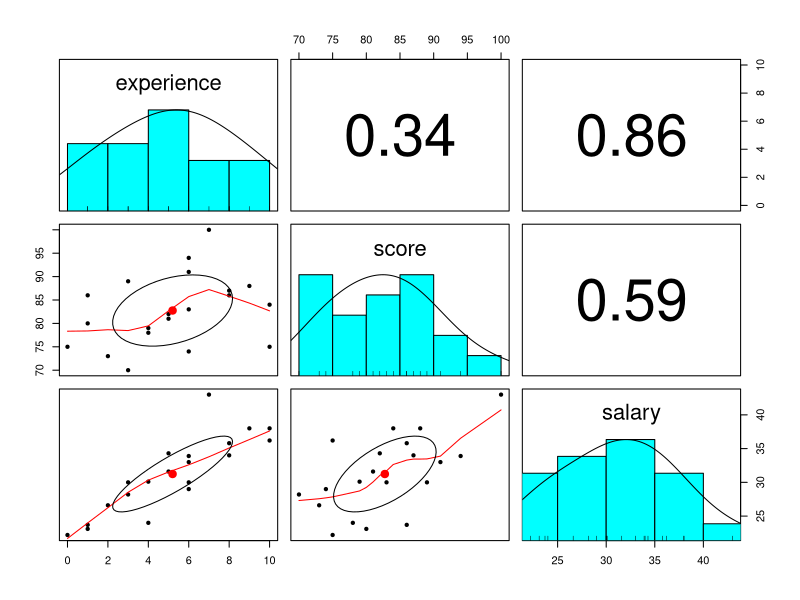
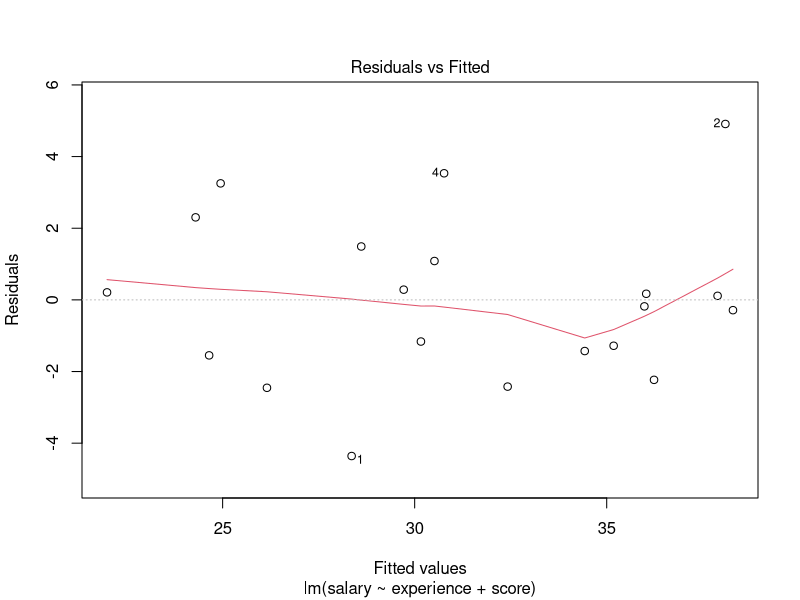
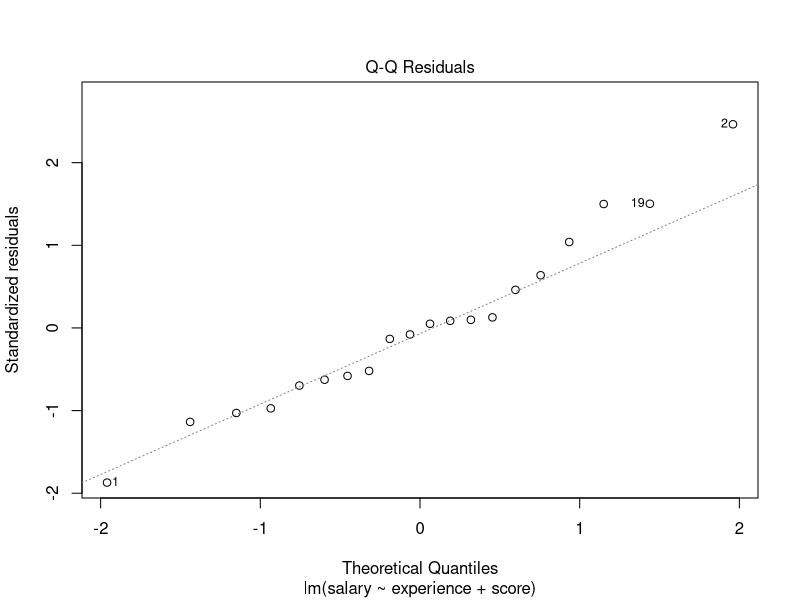
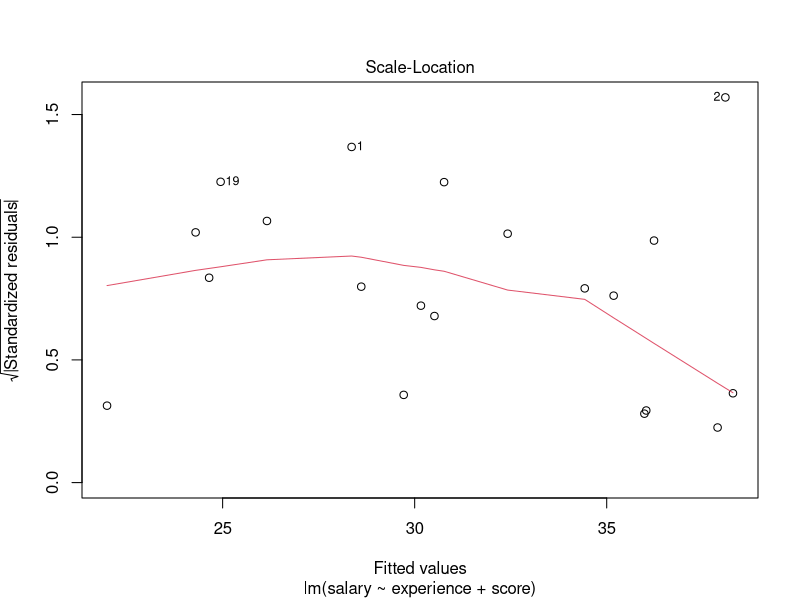
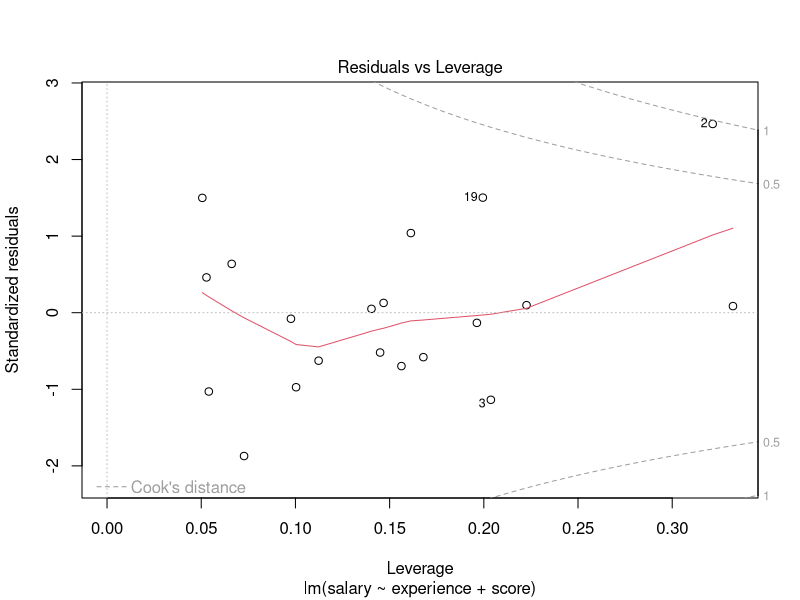
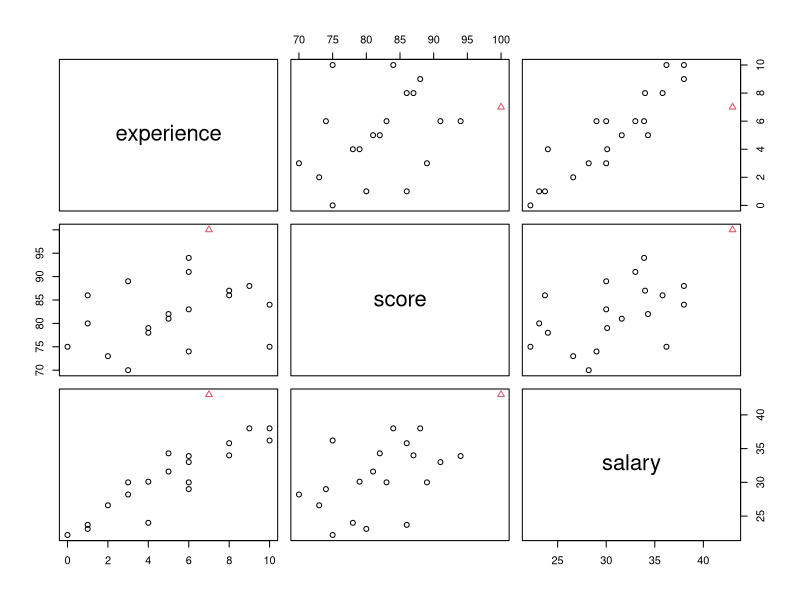
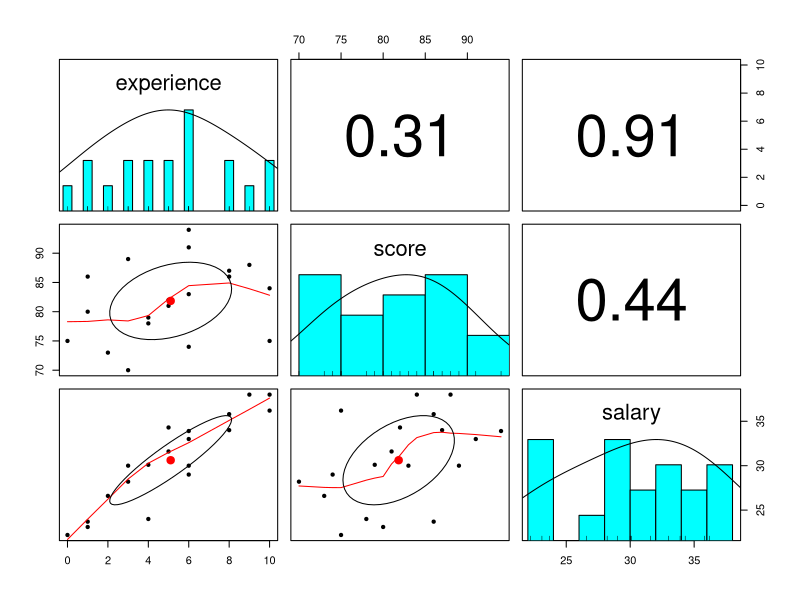
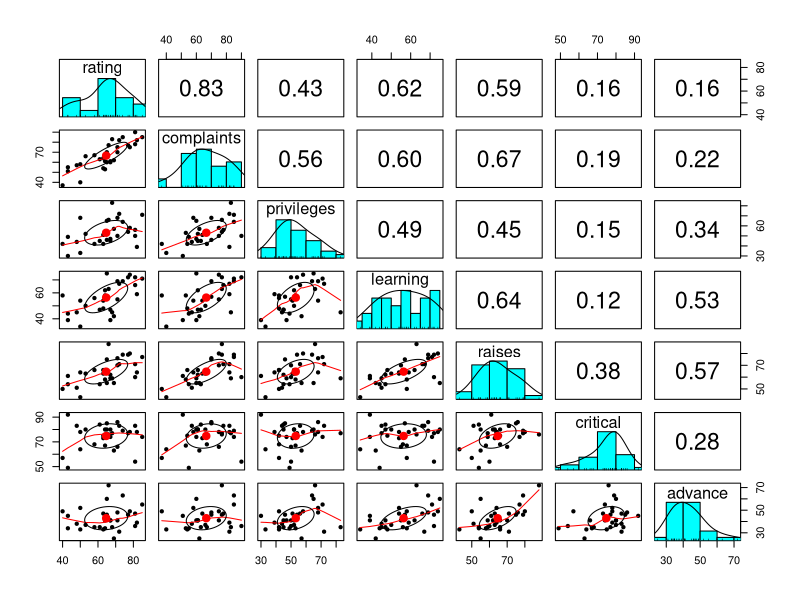

The R source for these figures, in order:
################################################################
#
# R을 활용한 통계분석 : 정여진 교수 (2016 여름특강)
#
# 5. 다중회귀분석
#
################################################################

#---------------------------------------------------------------
# 다중회귀분석 (Multiple Regression Model)
#---------------------------------------------------------------

# programmer 20명
# salary가 experience(경력년수), score (직무적성검사성적)과 연관성을 갖는지 검증.
df <- read.csv("salary.csv")
head(df)
summary(df)

library(psych)
pairs.panels(df)    # salary ~ experience 상관계수 0.86

# 단순회귀 : 경력 증가시 연봉 증가 상관관계
model <- lm(salary ~ experience, data = df)
summary(model)

# 다중회귀 : 경력 증가시 적성검사 점수 증가로 인한 연봉 증가까지 포함된 관계
# experience ~ score 의 cor() = 0.34
# model <- lm(salary ~ ., data = df) 
model <- lm(salary ~ experience + score, data = df)
summary(model)

# 추정된 회귀식
# salary = 3.174 + 1.404 * experience + 0.251 * score

# b1 : b2(score)가 일정하다고 할 때, experience가 1년 증가하면 salary가 $1,404 증가할 것으로 기대된다.
# b2 : b1(experience)가 일정하다고 할 때, score가 1점 증가하면 salary가 $251 증가할 것으로 기대된다.


#---------------------------------------------------------------
# 다중회귀분석 결과 해석

# (1) Adjusted R-squared
# R-squared: 0.83 --> experience와 score가 salary 변동량의 83%를 설명한다.
# But, 설명변수 갯수가 증가하면 결정계수도 증가
# --> 설명변수 갯수에 대한 패널티 적용한 결정계수 = Adjusted R-squared

# (2) F-test
# H0 : b1 = b2 = ...... = bk = 0
# 종속변수와 모든 독립(설명)변수 집합간에 유의한 관계가 존재하는지 검정
# b0 는 큰 의미가 없다.

# (3) T-test
# H0 : bi = 0
# 각 개별 독립변수의 유의성 검정

# (4) 잔차분석 --> Residuals plot / Normal Q-Q plot / Leverage plot


#---------------------------------------------------------------
# 영향점이 있는 경우

plot(model)   # --> Leverage plot에서 2번째 자료가 이상치 & 영향점

dcolor <- rep(1, length(df$salary))
dcolor[2] = 2
pairs(df, col = dcolor, pch = dcolor)     # 2번 자료만 다르게 표시

# 영향점 제거는 주관적으로 판단하는 수밖에 없다.

df2 <- df[-2, ]         # 영향점 제거할 경우
pairs.panels(df2)       # salary ~ experience 상관계수 높아짐(0.91). 다른 상관계수는 낮아짐.
model2 <- lm(salary ~ experience + score, data = df2)
summary(model2)         # score 회귀계수가 유의하지 않다.


#---------------------------------------------------------------
# 추정과 예측

# 경력 5년, 적성검사성적 80점인 사람과 경력 10년, 성적 70점인 사람의 연봉 예측

# 평균 연봉의 95% 신뢰구간
predict(model, data.frame("experience" = c(5,10), "score" = c(80,70)), 
        interval = "confidence")

# 새로운 한 명에 대한 95% 예측구간
predict(model, data.frame("experience" = c(5,10), "score" = c(80,70)), 
        interval = "prediction")


#---------------------------------------------------------------
# 다중공선성 (Multicollinearity)
#---------------------------------------------------------------

# 독립변수들이 서로 높은 상관관계를 가지면 회귀계수의 정확한 추정이 어렵다.
# ---> 모형 선택 방법론을 적용하여 가장 적절한 변수를 선택할 수 있다.

# 30개 부서에서 부서당 35명의 직원 설문조사
# 데이터 숫자는 해당 질문에 긍정한 직원의 비율
attitude
round(cor(attitude),3)

pairs.panels(attitude)

# cor : complaints + learning = 0.597
# cor : complaints + raises = 0.669

plot(attitude[ , c("rating", "complaints", "learning")])

a <- lm(rating ~ complaints + learning, data = attitude)
summary(a)

# learning의 t-test p-value 값을 보면 유의하지 않다. 
# 하지만 rating과 상관관계가 없는 것이 아니다. 
# complaints 와의 상관관계도 있기 때문에 rating 변수에 대한 역할이 작아보일 뿐이다.


#---------------------------------------------------------------
# 모형 선택법 (Model Selection) = 설명변수 선택
#---------------------------------------------------------------

# *** 해당 업무분야에서 반드시 들어가야 하는 변수는 고정 !!!
# (1) Forward selection
# --- 가장 유의한 변수부터 하나씩 추가 (R-sq 기준)
# --- 변수값의 작은 변동에도 결과가 크게 달라져 안정성 부족

# (2) Backward selection
# --- 모든 변수를 넣고 가장 기여도가 낮은 것부터 하나씩 제거
# --- 전체 변수 정보를 이용하는 장점
# --- 변수의 갯수가 많은 경우 사용 어려움. 안정성 부족.

# (3) Stepwise selection
# --- Forward selection과 backward selection을 조합
# --- 새로운 변수 추가 후에 기존 변수의 중요도가 약화되면 그 변수 제거

# (4) All Subsets Regression
# --- 모든 가능한 모형을 비교하여 최적의 모형선택
# --- 여러 모형 중 최소 AIC, BIC, Mallow’s Cp 또는 최대 adjusted R-sq를 갖는 모형을 선택
# --- 모형의 복잡도에 벌점을 주는 방법. AIC (Akaike information criterion), BIC (Bayesian ...)


#---------------------------------------------------------------
# Backward selection

out <- lm(rating ~ ., attitude)
summary(out) 
anova(out)      # 각 회귀계수 t검정 p-value 기준 선별. critical 제거.

out2 <- lm(rating ~ . - critical, data = attitude)
summary(out2)
anova(out2)     # raises 제거

# Backward selection 자동화
backward <- step(out, direction = "backward", trace = T)

backward <- step(out, direction = "backward", trace = F)
backward        # 최종 선택된 회귀모형 : rating ~ complaints + learning
backward$anova  # critical, raises, privileges, advance 순으로 제거됨


#---------------------------------------------------------------
# Stepwise selection

both <- step(out, direction = "both", trace = F)
both
both$anova


#---------------------------------------------------------------
# All Subsets Regression

library(leaps)

leap <- regsubsets(rating ~ ., attitude, nbest = 5)   # size당 5개의 최적 모형 저장
summary(leap)

plot(leap)
plot(leap, scale = "adjr2") # adjusted r-squred 기준



#---------------------------------------------------------------
# practice 5
#---------------------------------------------------------------

# hotel margin prediction

data <- read.csv("laquinta.csv")
summary(data)
str(data)

# 자료의 산점도 확인
round( cor(data), 3)
pairs.panels(data)   # 설명변수간의 correlation도 낮다. 종속변수와도 낮다.

# 회귀모형
model <- lm(Margin ~ ., data)
summary(model)      # F-test 유의함. R-squared: 0.525. Distance, Enrollment 제외한 회귀계수 유의함.
plot(model)         # 잔차도 이상 없음

backward <- step(model, direction = "backward", trace = F)
backward

both <- step(model, direction = "both", trace = F)
both

# 최종 회귀모형 : Margin ~ Number + Nearest + Office.Space + Enrollment + Income
# Coefficients:
#     (Intercept)        Number       Nearest  Office.Space    Enrollment        Income  
#       37.128891     -0.007742      1.586923      0.019576      0.196385      0.421411 


# 다음 조건을 가진 한 지역의 Margin을 95% 신뢰구간으로 예측
new <- data.frame("Number" = 3815, "Nearest" = 0.9, "Office.Space" = 476, 
                  "Enrollment" = 24.5, "Income" = 35, "Distance" = 11.2)
new
predict(model, new, interval = "prediction")


# BIC 값을 최소로 하는 설명변수의 조합을 찾아 회귀식을 추정
regsub <- regsubsets(Margin ~ ., data, nbest = 5)
plot(regsub)   # 최종 회귀모형 : Margin ~ Number + Nearest + Office.Space + Income
plot(regsub, scale="adjr2")
